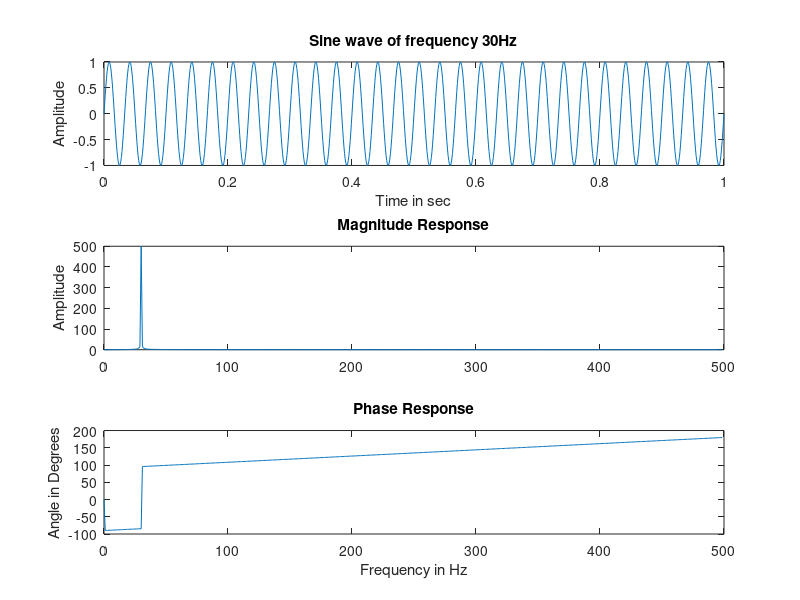

Source code (MATLAB):
clc; clear all; close all; frq = 30;
Fs = 1000;
t = 0:1/Fs:1; %window length is 0 to 1 
x = sin(2*pi*frq*t);
X = fft(x); % fft(x, M) can be used to control the DFT length 
l = length(X)/2;
f = (0:(l-1))*Fs/(2*l);
subplot(311), plot(t, x);
title('Sine wave of frequency 30Hz'); xlabel('Time in sec');ylabel('Amplitude'); subplot(312), plot(f,abs(X(1:l)));zoom on; title('Magnitude Response'); ylabel('Amplitude'); ang=(angle(X(1:l)) * (180/pi));
subplot(313), plot(f, ang);
title('Phase Response');xlabel('Frequency in Hz'); ylabel('Angle in Degrees');